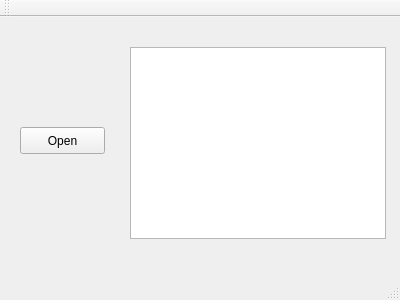
<?xml version="1.0" encoding="UTF-8"?>
<ui version="4.0">
 <class>MainWindow</class>
 <widget class="QMainWindow" name="MainWindow">
  <property name="geometry">
   <rect>
    <x>0</x>
    <y>0</y>
    <width>400</width>
    <height>300</height>
   </rect>
  </property>
  <property name="windowTitle">
   <string>MainWindow</string>
  </property>
  <widget class="QWidget" name="centralWidget">
   <widget class="QPushButton" name="Open">
    <property name="geometry">
     <rect>
      <x>20</x>
      <y>110</y>
      <width>85</width>
      <height>27</height>
     </rect>
    </property>
    <property name="text">
     <string>Open</string>
    </property>
   </widget>
   <widget class="QGraphicsView" name="graphicsView">
    <property name="geometry">
     <rect>
      <x>130</x>
      <y>30</y>
      <width>256</width>
      <height>192</height>
     </rect>
    </property>
   </widget>
  </widget>
  <widget class="QMenuBar" name="menuBar">
   <property name="geometry">
    <rect>
     <x>0</x>
     <y>0</y>
     <width>400</width>
     <height>19</height>
    </rect>
   </property>
  </widget>
  <widget class="QToolBar" name="mainToolBar">
   <attribute name="toolBarArea">
    <enum>TopToolBarArea</enum>
   </attribute>
   <attribute name="toolBarBreak">
    <bool>false</bool>
   </attribute>
  </widget>
  <widget class="QStatusBar" name="statusBar"/>
 </widget>
 <layoutdefault spacing="6" margin="11"/>
 <resources/>
 <connections/>
</ui>
